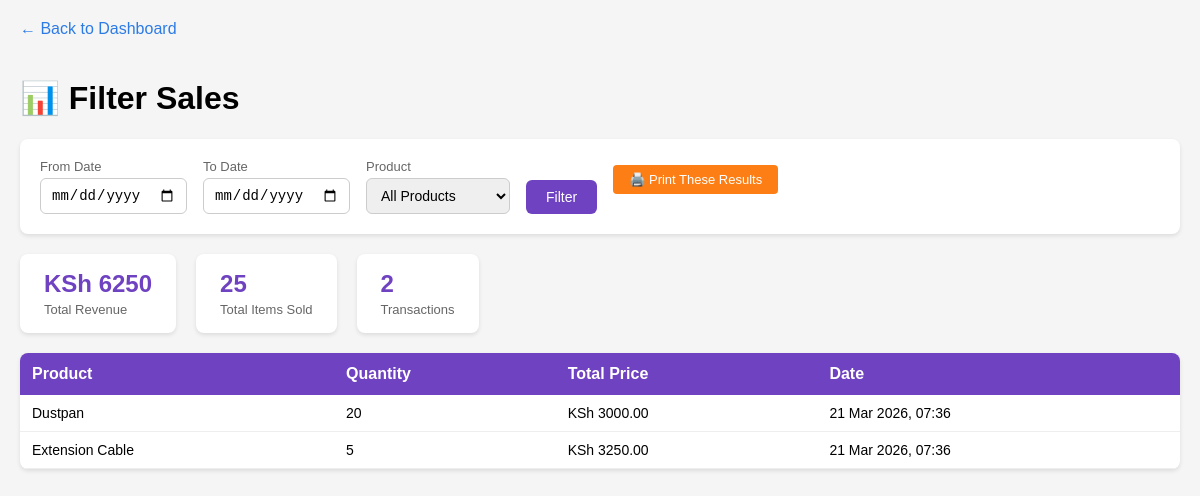
The app's page /sales/filter/ with its own data.
### sales/models.py (models this page shows, shortened)
class Sale(models.Model):
    product = models.ForeignKey(Product, on_delete=models.CASCADE)
    quantity_sold = models.IntegerField()
    date = models.DateTimeField(auto_now_add=True)
    total_price = models.DecimalField(max_digits=10, decimal_places=2, blank=True, null=True)

### inventory/models.py (models this page shows, shortened)
class Product(models.Model):
    name = models.CharField(max_length=200)
    category = models.ForeignKey(Category, on_delete=models.SET_NULL, null=True)
    supplier = models.ForeignKey(Supplier, on_delete=models.SET_NULL, null=True)
    price = models.DecimalField(max_digits=10, decimal_places=2)
    stock_quantity = models.IntegerField()
    reorder_level = models.IntegerField(default=5)

### reports/views.py (the view)
# urls.py: path('sales/filter/', views.filter_sales, name='filter_sales'),
def filter_sales(request):
    sales = Sale.objects.all().order_by('-date')
    products = Product.objects.all()
    date_from = request.GET.get('date_from')
    date_to = request.GET.get('date_to')
    product_id = request.GET.get('product')
    if date_from:
        sales = sales.filter(date__date__gte=date_from)
    if date_to:
        sales = sales.filter(date__date__lte=date_to)
    if product_id:
        sales = sales.filter(product_id=product_id)
    total = sales.aggregate(total=Sum('total_price'))['total'] or 0
    items = sales.aggregate(total=Sum('quantity_sold'))['total'] or 0
    return render(request, 'reports/filter_sales.html', {
        'sales': sales,
        'products': products,
        'total': total,
        'items': items,
        'date_from': date_from or '',
        'date_to': date_to or '',
        'selected_product': product_id or '',
    })

### reports/templates/reports/filter_sales.html (shortened to what this page needs)
<!DOCTYPE html>
<html>
<head>
</head>
<body>
    <a href="/dashboard/">← Back to Dashboard</a>
    <h1>📊 Filter Sales</h1>
    <form method="GET">
        <div class="filter-bar">
            <div>
                <label>From Date</label>
                <input type="date" name="date_from" value="{{ date_from }}">
            </div>
            <div>
                <label>To Date</label>
                <input type="date" name="date_to" value="{{ date_to }}">
            </div>
            <div>
                <label>Product</label>
                <select name="product">
                    <option value="">All Products</option>
                </select>
            </div>
            <button type="submit">Filter</button>
            <a href="/report/print/?date_from={{ date_from }}&date_to={{ date_to }}" class="btn-print">🖨️ Print These Results</a>
        </div>
    </form>
    <div class="summary">
        <div class="summary-card">
            <h2>KSh {{ total }}</h2>
            <p>Total Revenue</p>
        </div>
        <div class="summary-card">
            <h2>{{ items }}</h2>
            <p>Total Items Sold</p>
        </div>
        <div class="summary-card">
            <h2>{{ sales.count }}</h2>
            <p>Transactions</p>
        </div>
    </div>
    <table>
        <tr>
            <th>Product</th><th>Quantity</th><th>Total Price</th><th>Date</th>
        </tr>
        {% for sale in sales %}
        <tr>
            <td>{{ sale.product.name }}</td>
            <td>{{ sale.quantity_sold }}</td>
            <td>KSh {{ sale.total_price }}</td>
            <td>{{ sale.date|date:"d M Y, H:i" }}</td>
        </tr>
        {% empty %}
        <tr><td colspan="4">No sales found for this filter.</td></tr>
        {% endfor %}
    </table>
</body>
</html>

### reports/templates/reports/filter_sales.html (style rules this page uses)
body { font-family: Arial, sans-serif; margin: 20px; background: #f5f5f5; }
.filter-bar { background: white; padding: 20px; border-radius: 8px; box-shadow: 0 2px 4px rgba(0,0,0,0.1); margin-bottom: 20px; display: flex; gap: 16px; flex-wrap: wrap; align-items: flex-end; }
.filter-bar label { font-size: 13px; color: #666; display: block; margin-bottom: 4px; }
.filter-bar input, .filter-bar select { padding: 8px 10px; border: 1px solid #ccc; border-radius: 6px; font-size: 14px; }
.filter-bar button { padding: 9px 20px; background: #6f42c1; color: white; border: none; border-radius: 6px; cursor: pointer; font-size: 14px; }
table { width: 100%; border-collapse: collapse; background: white; border-radius: 8px; overflow: hidden; box-shadow: 0 2px 4px rgba(0,0,0,0.1); }
th { background: #6f42c1; color: white; padding: 12px; text-align: left; }
td { padding: 10px 12px; border-bottom: 1px solid #eee; font-size: 14px; }
.summary { display: flex; gap: 20px; margin-bottom: 20px; }
.summary-card { background: white; padding: 16px 24px; border-radius: 8px; box-shadow: 0 2px 4px rgba(0,0,0,0.1); }
.summary-card h2 { margin: 0; color: #6f42c1; }
.summary-card p { margin: 4px 0 0; color: #666; font-size: 13px; }
a { color: #2c7be5; text-decoration: none; display: inline-block; margin-bottom: 20px; }
.btn-print { padding: 7px 16px; background: #fd7e14; color: white; border-radius: 4px; text-decoration: none; font-size: 13px; }

### records on screen
Sale: product.name "Dustpan", quantity_sold "20", total_price "3000.00", date "21 Mar 2026, 07:36"
Sale: product.name "Extension Cable", quantity_sold "5", total_price "3250.00", date "21 Mar 2026, 07:36"

### other values on screen
{{ total }} "6250"
{{ items }} "25"
{{ sales.count }} "2"
